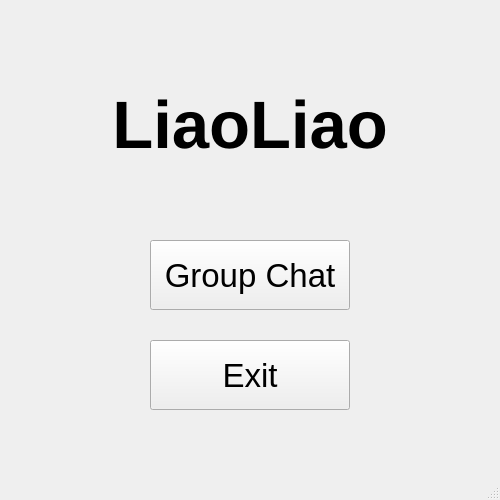
<?xml version="1.0" encoding="UTF-8"?>
<ui version="4.0">
 <class>MainWindow</class>
 <widget class="QMainWindow" name="MainWindow">
  <property name="geometry">
   <rect>
    <x>0</x>
    <y>0</y>
    <width>500</width>
    <height>500</height>
   </rect>
  </property>
  <property name="windowTitle">
   <string>MainWindow</string>
  </property>
  <widget class="QWidget" name="centralwidget">
   <widget class="QPushButton" name="pushButton">
    <property name="geometry">
     <rect>
      <x>150</x>
      <y>240</y>
      <width>200</width>
      <height>70</height>
     </rect>
    </property>
    <property name="font">
     <font>
      <pointsize>25</pointsize>
     </font>
    </property>
    <property name="text">
     <string>Group Chat</string>
    </property>
   </widget>
   <widget class="QPushButton" name="pushButton_2">
    <property name="geometry">
     <rect>
      <x>150</x>
      <y>340</y>
      <width>200</width>
      <height>70</height>
     </rect>
    </property>
    <property name="font">
     <font>
      <pointsize>25</pointsize>
     </font>
    </property>
    <property name="text">
     <string>Exit</string>
    </property>
   </widget>
   <widget class="QLabel" name="label">
    <property name="geometry">
     <rect>
      <x>100</x>
      <y>50</y>
      <width>300</width>
      <height>150</height>
     </rect>
    </property>
    <property name="font">
     <font>
      <pointsize>50</pointsize>
      <weight>75</weight>
      <bold>true</bold>
     </font>
    </property>
    <property name="text">
     <string>LiaoLiao</string>
    </property>
    <property name="alignment">
     <set>Qt::AlignCenter</set>
    </property>
   </widget>
  </widget>
  <widget class="QMenuBar" name="menubar">
   <property name="geometry">
    <rect>
     <x>0</x>
     <y>0</y>
     <width>500</width>
     <height>22</height>
    </rect>
   </property>
  </widget>
  <widget class="QStatusBar" name="statusbar"/>
 </widget>
 <resources/>
 <connections>
  <connection>
   <sender>pushButton_2</sender>
   <signal>clicked()</signal>
   <receiver>MainWindow</receiver>
   <slot>close()</slot>
   <hints>
    <hint type="sourcelabel">
     <x>273</x>
     <y>373</y>
    </hint>
    <hint type="destinationlabel">
     <x>396</x>
     <y>427</y>
    </hint>
   </hints>
  </connection>
 </connections>
</ui>
